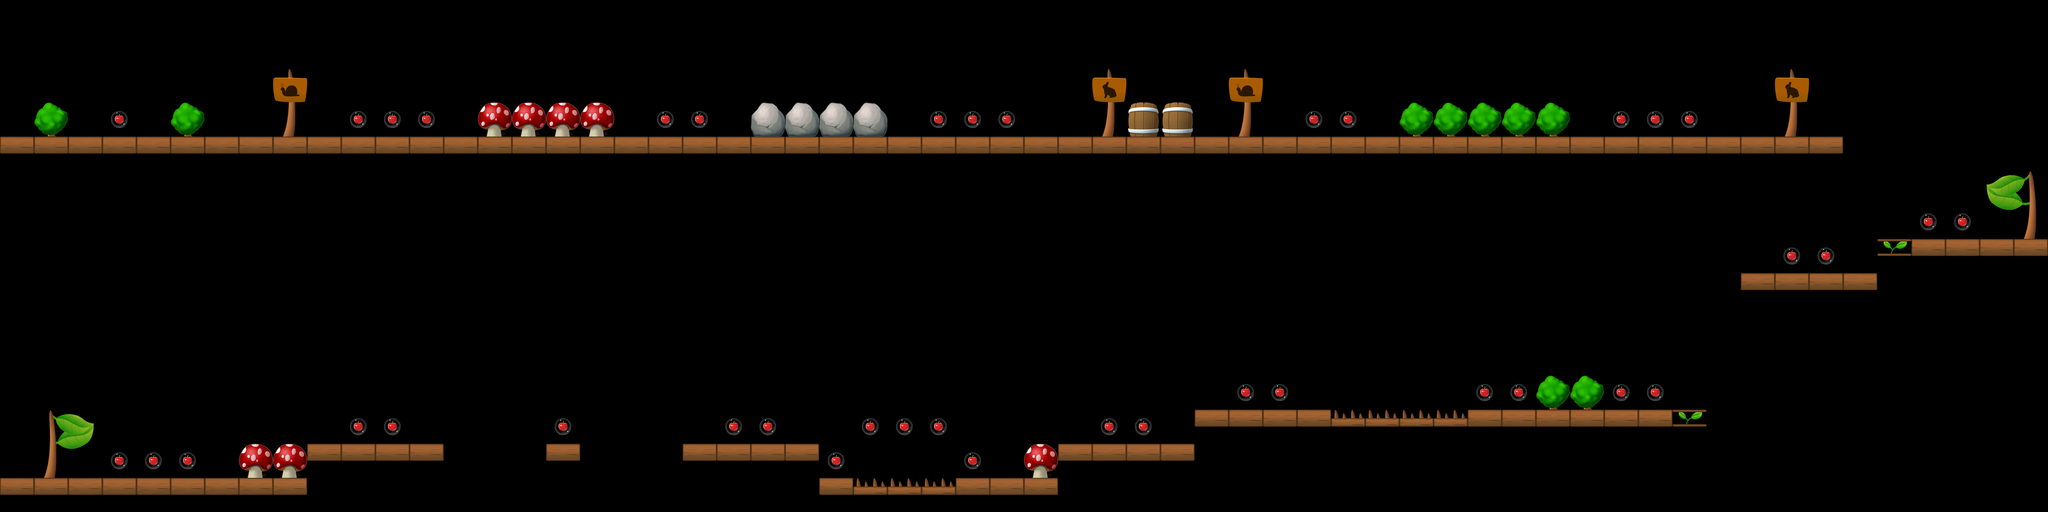

The image is a tile-based game level rendered from a .tmx file. Its description and source (layers, tilesets, objects; grid data summarised) follow:
An orthogonal 60x15 tile map with 80x80 px tiles, 1 tile layer (Level).

<map version="1.0" orientation="orthogonal" width="60" height="15" tilewidth="80" tileheight="80">
 <properties>
  <property name="StartDirection" value="0" />
 </properties>
 <tileset firstgid="1" name="Untitled" tilewidth="80" tileheight="80">
  <image source="tileset.png" width="640" height="320" />
 </tileset>
 <layer name="Level" width="60" height="15">
  <data>[900 cells, 185 non-empty, 21 distinct tile ids]</data>
 </layer>
</map>